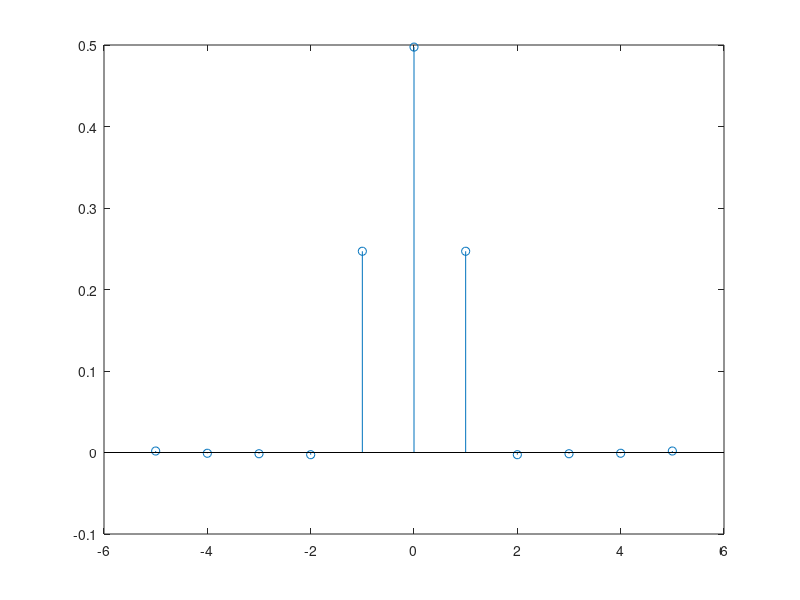

Reproduce this figure in MATLAB. (Note: this script raises an error after producing the figure.)
close all
clear all

N = 1e5;    % Signal length
sigma = 1;  % Noise variance
w = sigma*randn(1,N);   % Noise realization
y = filter([1/2 1/2],1,w);  % Filtered noise
fig1 = figure(1);
[c, lg] = xcorr(y,5,'biased');    % Auto-covariance C_x[k], for |k| <= 5
stem(lg,c)

% Plot configuration
xlabel('k',Interpreter='latex')
title('$R_X[k]$',Interpreter='latex')
set(gca,'YTick',[0 sigma^2/4 sigma^2/2])
%ylim([-0.5 sigma^2/2*1.2])
grid on
set(findobj(fig1,'-property','FontName'), ...
    'FontName','Times New Roman','FontSize',  13)

%%
fig2 = figure(2);
nexttile
plot(w(1:100),'LineWidth',1)
title('Noise')
xlabel('Time')
grid on
ylim([-2,2])
nexttile
plot(y(1:100),'LineWidth',1)
xlabel('Time')
title('Signal')
grid on
ylim([-2,2])
set(findobj(fig2,'-property','FontName'), ...
    'FontName','Times New Roman','FontSize',  13)

%%
fig3 = figure(3);
z = filter([1/4 1/4 1/4 1/4],1,w);  % Filtered noise
plot(z(1:100),'LineWidth',1)
ylim([-2,2])
grid on
xlabel('Time')
title('h=[1/4 1/4 1/4 1/4]')